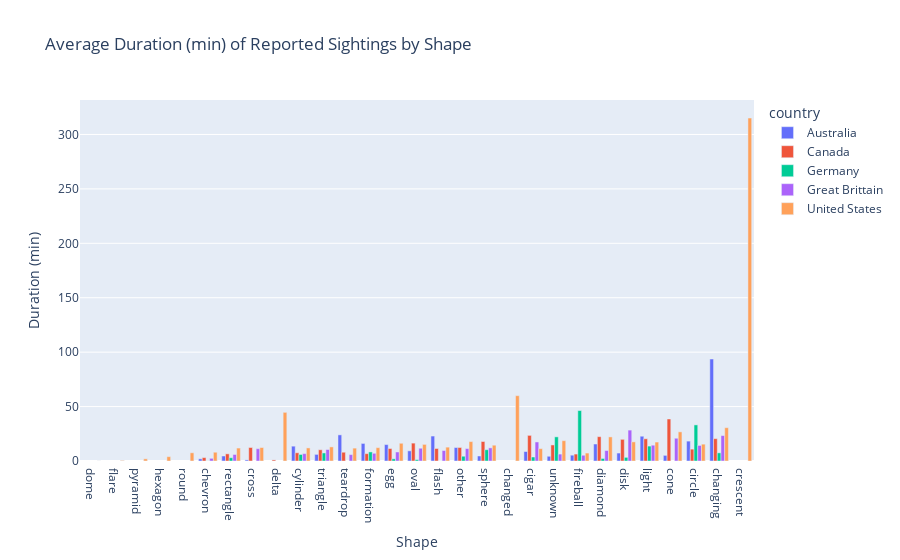

Here is the notebook cell this chart was saved with:
### Code cell
shapeduration = px.bar(df_ufo_shape_duration, x='shape', y='duration_min', color='country', barmode='group', title=title, labels=labels).update_xaxes(categoryorder='total ascending')
shapeduration.show()

### Figure 1 — Plotly figure (JSON) as saved in the notebook; plotly's stock layout.template omitted (floating-point values rounded to 4 significant figures)
{"data": [{"alignmentgroup": "True", "hovertemplate": "country=Australia<br>Shape=%{x}<br>Duration (min)=%{y}<extra></extra>", "legendgroup": "Australia", "marker": {"color": "#636efa", "pattern": {"shape": ""}}, "name": "Australia", "offsetgroup": "Australia", "orientation": "v", "showlegend": true, "textposition": "auto", "type": "bar", "x": ["changing", "chevron", "cigar", "circle", "cone", "cross", "cylinder", "diamond", "disk", "egg", "fireball", "flash", "formation", "light", "other", "oval", "rectangle", "sphere", "teardrop", "triangle", "unknown"], "xaxis": "x", "y": [93.71, 2, 8.697, 18.28, 5.167, 1, 13.63, 15.61, 7.315, 15.1, 5.349, 22.93, 16.14, 22.77, 12.4, 9.344, 4.592, 4.607, 24.0, 6.06, 4.344], "yaxis": "y"}, {"alignmentgroup": "True", "hovertemplate": "country=Canada<br>Shape=%{x}<br>Duration (min)=%{y}<extra></extra>", "legendgroup": "Canada", "marker": {"color": "#EF553B", "pattern": {"shape": ""}}, "name": "Canada", "offsetgroup": "Canada", "orientation": "v", "showlegend": true, "textposition": "auto", "type": "bar", "x": ["changing", "chevron", "cigar", "circle", "cone", "cross", "cylinder", "delta", "diamond", "disk", "egg", "fireball", "flash", "formation", "light", "other", "oval", "rectangle", "sphere", "teardrop", "triangle", "unknown"], "xaxis": "x", "y": [20.53, 3.107, 23.54, 10.91, 38.58, 12.41, 7.539, 1, 22.35, 19.9, 11.48, 6.374, 11.5, 6.73, 20.41, 12.42, 16.43, 6.573, 17.91, 8.066, 10.32, 14.75], "yaxis": "y"}, {"alignmentgroup": "True", "hovertemplate": "country=Germany<br>Shape=%{x}<br>Duration (min)=%{y}<extra></extra>", "legendgroup": "Germany", "marker": {"color": "#00cc96", "pattern": {"shape": ""}}, "name": "Germany", "offsetgroup": "Germany", "orientation": "v", "showlegend": true, "textposition": "auto", "type": "bar", "x": ["changing", "chevron", "cigar", "circle", "cylinder", "diamond", "disk", "egg", "fireball", "flash", "formation", "light", "other", "oval", "rectangle", "sphere", "triangle", "unknown"], "xaxis": "x", "y": [7.5, 0.08333, 3.667, 33.17, 6.017, 2.333, 3.367, 2, 46.34, 0.03333, 8.333, 13.71, 4.381, 1.26, 3, 10.37, 7.394, 22.19], "yaxis": "y"}, {"alignmentgroup": "True", "hovertemplate": "country=Great Brittain<br>Shape=%{x}<br>Duration (min)=%{y}<extra></extra>", "legendgroup": "Great Brittain", "marker": {"color": "#ab63fa", "pattern": {"shape": ""}}, "name": "Great Brittain", "offsetgroup": "Great Brittain", "orientation": "v", "showlegend": true, "textposition": "auto", "type": "bar", "x": ["changing", "chevron", "cigar", "circle", "cone", "cross", "cylinder", "diamond", "disk", "egg", "fireball", "flash", "formation", "light", "other", "oval", "rectangle", "sphere", "teardrop", "triangle", "unknown"], "xaxis": "x", "y": [23.35, 2.448, 17.5, 14.28, 20.91, 11.3, 6.79, 9.612, 28.39, 8.299, 5.292, 9.629, 7.086, 14.53, 11.4, 11.73, 5.994, 12.07, 5.876, 10.56, 6.358], "yaxis": "y"}, {"alignmentgroup": "True", "hovertemplate": "country=United States<br>Shape=%{x}<br>Duration (min)=%{y}<extra></extra>", "legendgroup": "United States", "marker": {"color": "#FFA15A", "pattern": {"shape": ""}}, "name": "United States", "offsetgroup": "United States", "orientation": "v", "showlegend": true, "textposition": "auto", "type": "bar", "x": ["changed", "changing", "chevron", "cigar", "circle", "cone", "crescent", "cross", "cylinder", "delta", "diamond", "disk", "dome", "egg", "fireball", "flare", "flash", "formation", "hexagon", "light", "other", "oval", "pyramid", "rectangle", "round", "sphere", "teardrop", "triangle", "unknown"], "xaxis": "x", "y": [60, 30.61, 8.067, 11.36, 15.48, 26.78, 315.1, 12.38, 12.03, 44.71, 22.14, 17.57, 0.03333, 16.28, 7.294, 0.5, 12.74, 12.26, 4, 17.42, 17.84, 15.26, 2, 11.9, 7.542, 14.53, 11.83, 12.96, 18.66], "yaxis": "y"}], "layout": {"barmode": "group", "legend": {"title": {"text": "country"}, "tracegroupgap": 0}, "title": {"text": "Average Duration (min) of Reported Sightings by Shape"}, "xaxis": {"anchor": "y", "categoryorder": "total ascending", "domain": [0, 1], "title": {"text": "Shape"}}, "yaxis": {"anchor": "x", "domain": [0, 1], "title": {"text": "Duration (min)"}}}}
